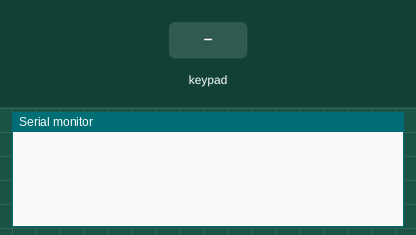
This sketch was run on a simulated Arduino Uno, built with avr-gcc and run on an emulated ATmega328P. Parts: the last lines printed to the serial monitor. The test bench sets the inputs (shaded band).

Above: at 1.2 s.
1.3 s: key '1' pressed
At 1.9 s:
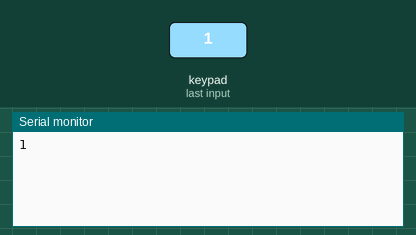
2.8 s: keypad keys 1 1 6 7 9 # pressed 0.4 s apart
At 5.7 s:
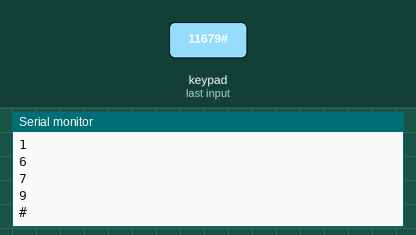
6.7 s: key '*' pressed
At 7.3 s:
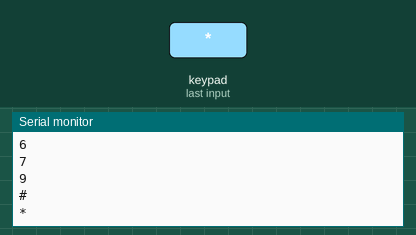
8.2 s: keypad keys 1 0 1 2 8 pressed 0.4 s apart
At 10.8 s:
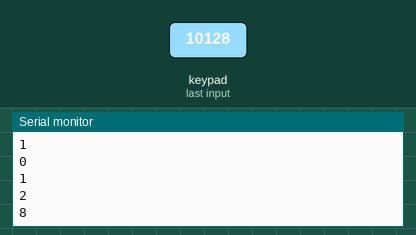
Timing chart, 0 to 12.3 s (numbered marks = the images above; inputs shaded):
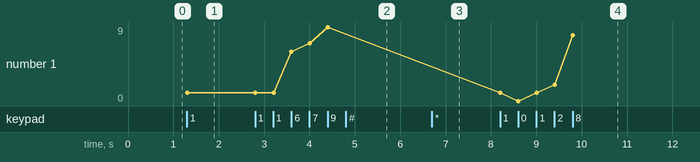

The sketch:

keypad.ino
```cpp
// Lab18 讀取 3x4 Keypad 的輸入
// http://coopermaa2nd.blogspot.com/2011/01/arduino-lab18-3x4-keypad.html
// 引用 Keypad library
#include <Keypad.h>

// 3x4 Keypad
const byte ROWS = 4; // 4 Rows
const byte COLS = 3; // 3 Columns

// 定義 Keypad 的按鍵
char keys[ROWS][COLS] = {
  {'1','2','3'},
  {'4','5','6'},
  {'7','8','9'},
  {'*','0','#'}
};

// 定義 Keypad 連到 Arduino 的接腳
byte rowPins[ROWS] = {11, 6, 7, 9}; // 連到 Keypad 的 4 個 Rows: Row0, Row1, Row2, Row3
byte colPins[COLS] = {10, 12, 8};   // 連到 Keypad 的 3 個 Columns: Column0, Column1, Column2

// 建立 Keypad 物件
Keypad keypad = Keypad( makeKeymap(keys), rowPins, colPins, ROWS, COLS );

void setup(){
  Serial.begin(9600);
}

void loop(){
  // 讀取 Keypad 的輸入
  char key = keypad.getKey();

  // NO_KEY 代表沒有按鍵被按下
  if (key != NO_KEY){
    // 假如有按鍵被按下，就印出按鍵對應的字元
    Serial.println(key);
  }
}
```

Measured:
- after the input at 1.3 s, the serial monitor: prints a new line at once (image 1)
- after the input at 2.8 s, the serial monitor: prints a new line after 0.80 s (image 2)
- after the input at 6.7 s, the serial monitor: prints a new line at once (image 3)
- after the input at 8.2 s, the serial monitor: prints a new line at once (image 4)
- plotted number 1: 1 → 9 after the input at 2.8 s, 9 → 8 after the input at 8.2 s
